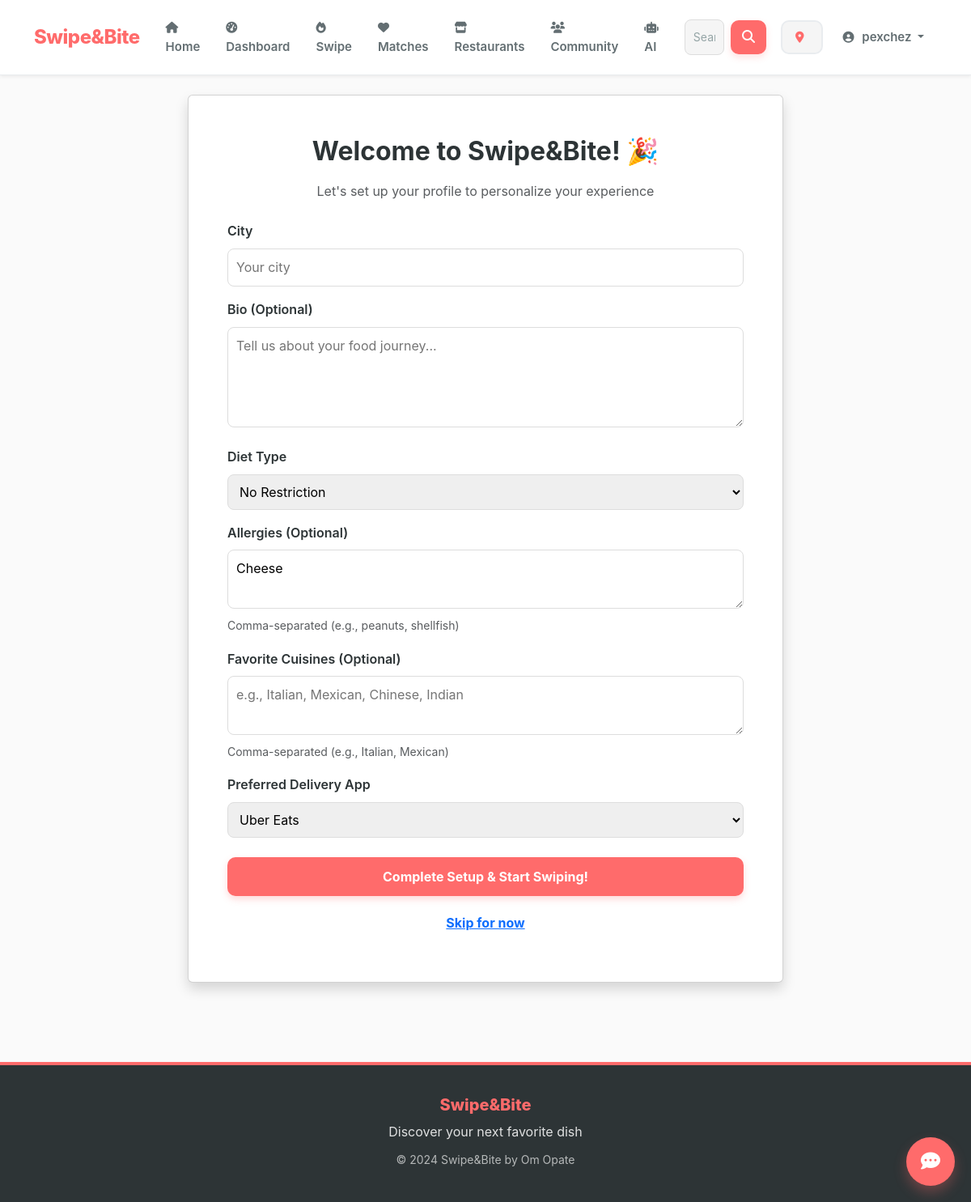
/accounts/profile/setup/ (signed in), run on the app's committed database.
### accounts/models.py (models this page shows, shortened)
class UserProfile(models.Model):
    DIET_CHOICES = [
        ('none', 'No Restriction'),
        ('vegetarian', 'Vegetarian'),
        ('vegan', 'Vegan'),
        ('pescatarian', 'Pescatarian'),
        ('keto', 'Keto'),
        ('paleo', 'Paleo'),
        ('halal', 'Halal'),
        ('kosher', 'Kosher'),
    ]
    DELIVERY_CHOICES = [
        ('ubereats', 'Uber Eats'),
        ('doordash', 'DoorDash'),
        ('grubhub', 'Grubhub'),
    ]
    user = models.OneToOneField(User, on_delete=models.CASCADE, related_name='profile')
    city = models.CharField(max_length=100, blank=True)
    bio = models.TextField(max_length=500, blank=True)
    profile_picture = models.ImageField(upload_to='profile_pics/', blank=True, null=True)
    diet_type = models.CharField(max_length=20, choices=DIET_CHOICES, default='none')
    allergies = models.TextField(
        blank=True,
        help_text="Comma-separated list of allergies (e.g., peanuts, shellfish, dairy)"
    )
    favorite_cuisines = models.TextField(
        blank=True,
        help_text="Comma-separated list of favorite cuisines (e.g., Italian, Mexican, Chinese)"
    )
    daily_calorie_goal = models.IntegerField(null=True, blank=True)
    protein_goal = models.IntegerField(null=True, blank=True, help_text="grams")
    carbs_goal = models.IntegerField(null=True, blank=True, help_text="grams")
    fat_goal = models.IntegerField(null=True, blank=True, help_text="grams")
    preferred_delivery_app = models.CharField(
        max_length=20,
        choices=DELIVERY_CHOICES,
        default='ubereats'
    )
    max_distance_miles = models.FloatField(default=5.0, help_text="Maximum distance for restaurants")
    created_at = models.DateTimeField(auto_now_add=True)
    updated_at = models.DateTimeField(auto_now=True)
    class Meta:
        verbose_name = "User Profile"
        verbose_name_plural = "User Profiles"

### accounts/views.py (the view)
# urls.py: path('profile/setup/', views.profile_setup_view, name='profile_setup'),
@login_required
def profile_setup_view(request):
    profile = request.user.profile
    if request.method == 'POST':
        form = UserProfileForm(request.POST, request.FILES, instance=profile)
        if form.is_valid():
            form.save()
            messages.success(request, 'Profile setup complete! Start swiping!')
            return redirect('accounts:dashboard')
    else:
        form = UserProfileForm(instance=profile)
    context = {
        'form': form,
        'is_setup': True,
    }
    return render(request, 'accounts/profile_setup.html', context)

### dishes/context_processors.py (called while the page is built)
def user_location(request):
    location = request.session.get('user_location')
    return {
        'user_location': location
    }

### templates/accounts/profile_setup.html (shortened to what this page needs)
{% extends 'base.html' %}
{% load static %}
{% block content %}
<div class="container mt-4">
    <div class="row justify-content-center">
        <div class="col-md-8">
            <div class="card shadow">
                <div class="card-body p-5">
                    <h2 class="text-center mb-3">Welcome to Swipe&Bite! 🎉</h2>
                    <p class="text-center text-muted mb-4">Let's set up your profile to personalize your experience</p>
                    <form method="POST" enctype="multipart/form-data">
                        <div class="mb-3">
                            <label class="form-label">City</label>
                            {{ form.city }}
                        </div>
                        <div class="mb-3">
                            <label class="form-label">Bio (Optional)</label>
                            {{ form.bio }}
                        </div>
                        <div class="mb-3">
                            <label class="form-label">Diet Type</label>
                            {{ form.diet_type }}
                        </div>
                        <div class="mb-3">
                            <label class="form-label">Allergies (Optional)</label>
                            {{ form.allergies }}
                            <small class="form-text text-muted">Comma-separated (e.g., peanuts, shellfish)</small>
                        </div>
                        <div class="mb-3">
                            <label class="form-label">Favorite Cuisines (Optional)</label>
                            {{ form.favorite_cuisines }}
                            <small class="form-text text-muted">Comma-separated (e.g., Italian, Mexican)</small>
                        </div>
                        <div class="mb-4">
                            <label class="form-label">Preferred Delivery App</label>
                            {{ form.preferred_delivery_app }}
                        </div>
                        <button type="submit" class="btn btn-primary w-100 mb-2">Complete Setup & Start Swiping!</button>
                        <a href="{% url 'home' %}" class="btn btn-link w-100">Skip for now</a>
                    </form>
                </div>
            </div>
        </div>
    </div>
</div>
{% endblock %}

### templates/base.html (shortened to what this page needs)
<!DOCTYPE html>
<html lang="en">
<head>
    {% load static %}
    <link href="https://cdn.jsdelivr.net/npm/bootstrap@5.3.0/dist/css/bootstrap.min.css" rel="stylesheet">
    <link rel="stylesheet" href="https://cdnjs.cloudflare.com/ajax/libs/font-awesome/6.4.0/css/all.min.css">
    <link rel="stylesheet" href="{% static 'css/swipe&bite.css' %}">
</head>
<body>
    <nav class="navbar navbar-expand-lg navbar-light">
        <div class="container">
            <a class="navbar-brand" href="{% url 'home' %}">Swipe&Bite</a>
            <div class="collapse navbar-collapse" id="navbarNav">
                <ul class="navbar-nav ms-auto align-items-center">
                    <li class="nav-item"><a class="nav-link" href="{% url 'home' %}"><i class="fas fa-home"></i> Home</a></li>
                    {% if user.is_authenticated %}
                    <li class="nav-item"><a class="nav-link" href="{% url 'accounts:dashboard' %}"><i class="fas fa-tachometer-alt"></i> Dashboard</a></li>
                    <li class="nav-item"><a class="nav-link" href="{% url 'swipes:swipe_feed' %}"><i class="fas fa-fire"></i> Swipe</a></li>
                    <li class="nav-item"><a class="nav-link" href="{% url 'swipes:matches' %}"><i class="fas fa-heart"></i> Matches</a></li>
                    {% endif %}
                    <li class="nav-item"><a class="nav-link" href="{% url 'dishes:restaurant_list' %}"><i class="fas fa-store"></i> Restaurants</a></li>
                    <li class="nav-item"><a class="nav-link" href="{% url 'community:community_home' %}"><i class="fas fa-users"></i> Community</a></li>
                    <li class="nav-item"><a class="nav-link" href="{% url 'recommender:recommender_home' %}"><i class="fas fa-robot"></i> AI</a></li>
                    <li class="nav-item">
                        <form action="{% url 'dishes:search' %}" method="get" class="search-form">
                            <input type="text" name="q" placeholder="Search dishes..." value="{{ request.GET.q }}">
                            <button type="submit"><i class="fas fa-search"></i></button>
                        </form>
                    </li>
                    <li class="nav-item ms-2">
                        <button class="location-btn" data-bs-toggle="modal" data-bs-target="#locationModal">
                            <i class="fas fa-map-marker-alt"></i>
                        </button>
                    </li>
                    {% if user.is_authenticated %}
                    <li class="nav-item dropdown ms-2">
                        <a class="nav-link dropdown-toggle" href="#" role="button" data-bs-toggle="dropdown">
                            <i class="fas fa-user-circle"></i> {{ user.username }}
                        </a>
                    </li>
                    {% else %}
                    <li class="nav-item ms-2"><a class="btn btn-outline-light btn-sm" href="{% url 'accounts:login' %}">Login</a></li>
                    {% endif %}
                </ul>
            </div>
        </div>
    </nav>
    <div id="chatbotWidget">
        <button id="chatbotToggle" onclick="toggleChatbot()"><i class="fas fa-comment-dots"></i></button>
    </div>
    <div style="min-height: calc(100vh - 200px); padding-bottom: 50px;">
        {% block content %}{% endblock %}
    </div>
    <footer class="text-center">
        <div class="container">
            <h5>Swipe&Bite</h5>
            <p>Discover your next favorite dish</p>
            <small>&copy; 2024 Swipe&Bite by Om Opate</small>
        </div>
    </footer>
</body>
</html>

### static/css/swipe&bite.css (style rules this page uses)
:root { --primary-coral: #FF6B6B; --primary-coral-dark: #EE5A52; --primary-coral-light: #FF8787; --secondary-teal: #20C997; --secondary-blue: #4ECDC4; --secondary-purple: #9C88FF; --accent-orange: #FFA94D; --accent-yellow: #FFD93D; --accent-green: #6BCF7F; --accent-pink: #FF6B9D; --success: #20C997; --success-light: #4ECDC4; --warning: #FFA94D; --warning-light: #FFB366; --danger: #FF6B6B; --info: #4FC3F7; --gray-50: #FAFAFA; --gray-100: #F5F5F5; --gray-200: #EEEEEE; --gray-300: #E0E0E0; --gray-400: #BDBDBD; --gray-500: #9E9E9E; --gray-600: #757575; --gray-700: #616161; --gray-800: #424242; --gray-900: #212121; --text-primary: #2D3436; --text-secondary: #636E72; --text-tertiary: #95A5A6; --text-white: #FFFFFF; --bg-primary: #FFFFFF; --bg-secondary: #FAFAFA; --bg-tertiary: #F5F5F5; --bg-coral-light: #FFF5F5; --bg-teal-light: #F0FFF9; --border-light: #E9ECEF; --border-medium: #CED4DA; --border-dark: #ADB5BD; --shadow-xs: 0 1px 2px rgba(0, 0, 0, 0.04); --shadow-sm: 0 2px 4px rgba(0, 0, 0, 0.06); --shadow-md: 0 4px 8px rgba(0, 0, 0, 0.08); --shadow-lg: 0 8px 16px rgba(0, 0, 0, 0.1); --shadow-xl: 0 16px 32px rgba(0, 0, 0, 0.12); --shadow-coral: 0 4px 12px rgba(255, 107, 107, 0.2); --shadow-teal: 0 4px 12px rgba(32, 201, 151, 0.2); --radius-sm: 6px; --radius-md: 10px; --radius-lg: 14px; --radius-xl: 18px; --radius-full: 9999px; --transition-fast: 150ms ease-in-out; --transition-base: 200ms ease-in-out; --transition-slow: 300ms ease-in-out; --space-xs: 0.25rem; --space-sm: 0.5rem; --space-md: 1rem; --space-lg: 1.5rem; --space-xl: 2rem; --space-2xl: 3rem; }
body { font-family: -apple-system, BlinkMacSystemFont, 'Segoe UI', 'Roboto', 'Helvetica Neue', Arial, sans-serif; font-size: 16px; line-height: 1.6; color: var(--text-primary); background-color: var(--bg-secondary); -webkit-font-smoothing: antialiased; -moz-osx-font-smoothing: grayscale; }
h1, h2, h3, h4, h5, h6 { font-weight: 700; line-height: 1.3; color: var(--text-primary); margin-bottom: var(--space-md); }
h2 { font-size: 2rem; }
h5 { font-size: 1.25rem; }
.text-center { text-align: center; }

### templates/accounts/profile_setup.html (style rules this page uses)
input[type="text"], select, textarea { width: 100%; padding: 10px; border: 1px solid #ddd; border-radius: 8px; }

### data on the page
UserProfile: diet_type "No Restriction", allergies "Cheese", preferred_delivery_app "Uber Eats"

### other printed values
{{ user.username }} "pexchez"
